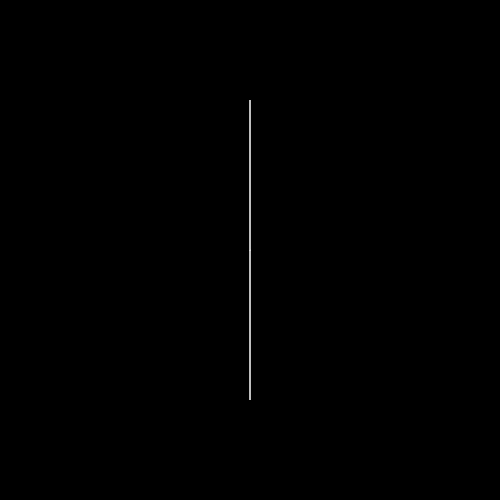
Frame 1 (no input)
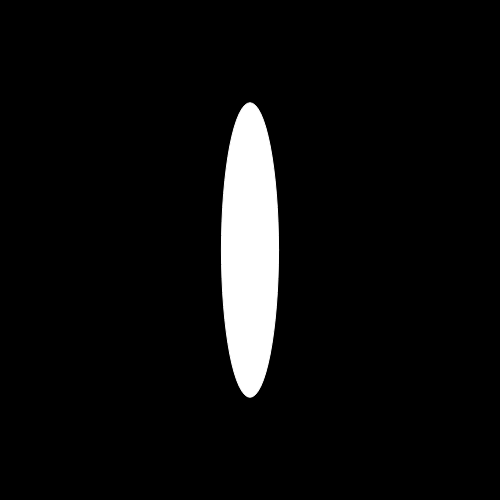
Frame 60 (no input)
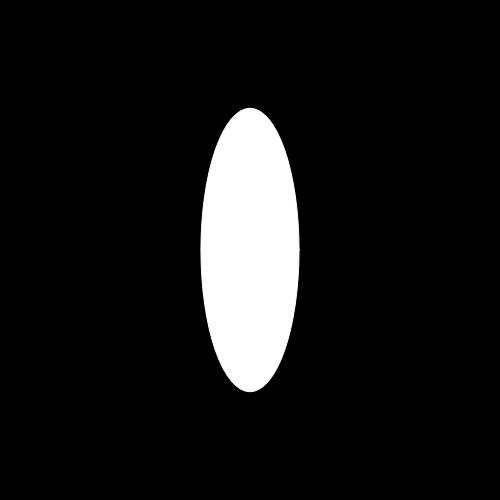
Frame 120 (the mouse pressed at the canvas centre since frame 60)

The p5.js sketch that drew these frames (run headless with seeded random() and noise() and a simulated clock; from frame 60 on, the mouse is pressed at the canvas centre):

// p5.js sketch
// ── sketch.js
var x = 0;
var y = 0;
var scl = 300;

function setup() {
  createCanvas(500, 500);
}

function draw() {
  background(0);
  stroke(255);
  fill(255);
  ellipse(width/2, height/2, sin(x)*scl, cos(y)*scl)
  x += 0.05;
  y += 0.05;
}
